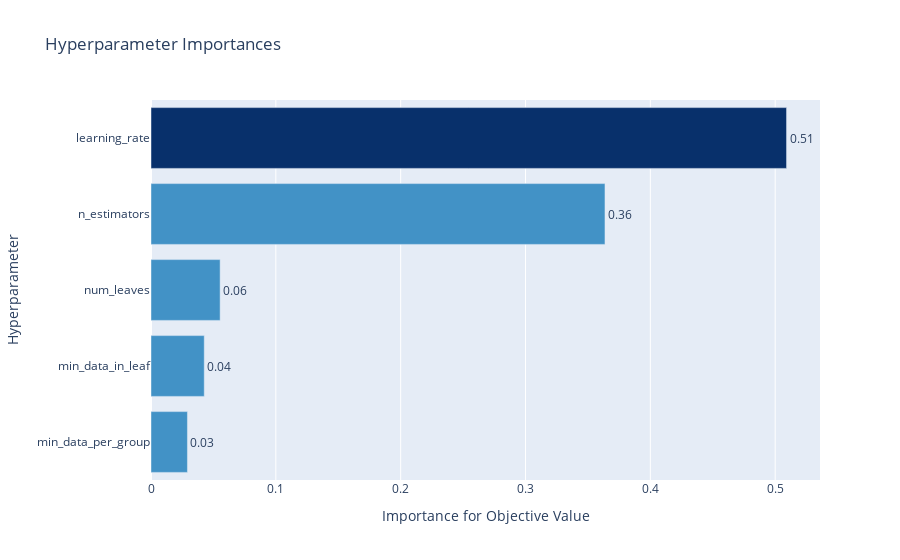

Notebook code for this chart:
### Code cell
visualization.plot_param_importances(study)

### Figure 1 — Plotly figure (JSON) as saved in the notebook; plotly's stock layout.template omitted (floating-point values rounded to 4 significant figures)
{"data": [{"cliponaxis": false, "hovertemplate": ["min_data_per_group (CategoricalDistribution): 0.029199427890467693<extra></extra>", "min_data_in_leaf (CategoricalDistribution): 0.042655346466950864<extra></extra>", "num_leaves (CategoricalDistribution): 0.05537534005780441<extra></extra>", "n_estimators (CategoricalDistribution): 0.3636632079399597<extra></extra>", "learning_rate (LogUniformDistribution): 0.5091066776448173<extra></extra>"], "marker": {"color": ["rgb(66,146,198)", "rgb(66,146,198)", "rgb(66,146,198)", "rgb(66,146,198)", "rgb(8,48,107)"]}, "orientation": "h", "text": ["0.029199427890467693", "0.042655346466950864", "0.05537534005780441", "0.3636632079399597", "0.5091066776448173"], "textposition": "outside", "texttemplate": "%{text:.2f}", "type": "bar", "x": [0.0292, 0.04266, 0.05538, 0.3637, 0.5091], "y": ["min_data_per_group", "min_data_in_leaf", "num_leaves", "n_estimators", "learning_rate"]}], "layout": {"autosize": true, "showlegend": false, "title": {"text": "Hyperparameter Importances"}, "xaxis": {"autorange": true, "range": [0, 0.5359], "title": {"text": "Importance for Objective Value"}, "type": "linear"}, "yaxis": {"autorange": true, "range": [-0.5, 4.5], "title": {"text": "Hyperparameter"}, "type": "category"}}}
